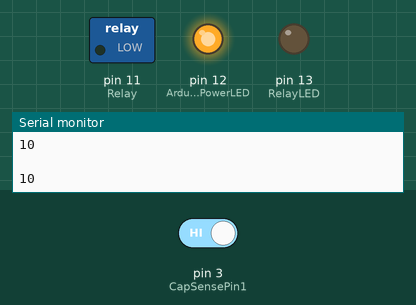
Bench run of a sketch on a simulated Arduino Uno, built with avr-gcc and run on an emulated ATmega328P. On the bench: switched loads named in the sketch (green lamp = pin HIGH), output pins drawn as LEDs (lit = HIGH), the last lines printed to the serial monitor. The test bench sets the inputs (shaded band); at power-on: pin 3 (CapSensePin1) HIGH.

Above: at 1.2 s.
1.3 s: pin 3 (CapSensePin1) driven LOW
At 1.7 s:
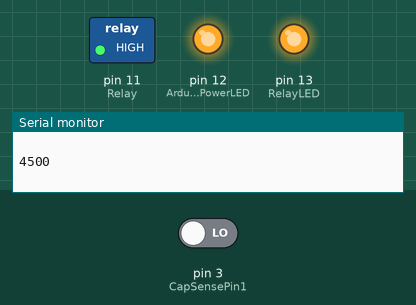
Timing chart, 0 to 4.3 s (numbered marks = the images above; inputs shaded):
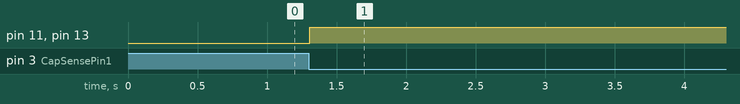

The sketch:

CapacitiveSensorSketch-Tornado_V2.ino.ino
```cpp
#include <CapacitiveSensor.h>

/*
 * CapitiveSense Library Demo Sketch
 * Paul Badger 2008
 * Uses a high value resistor e.g. 10M between send pin and receive pin
 * Resistor effects sensitivity, experiment with values, 50K - 50M. Larger resistor values yield larger sensor values.
 * Receive pin is the sensor pin - try different amounts of foil/metal on this pin
 */

int Relay = 11;                        // Relay Pin
int CapSensePin1 = 3;                  // for cs_x_y, CapSensePin1 = x, Pin that goes to sensor/button
int CapSensePin2 = 8;                  // for cs_x_y, CapSensePin2 = y

//int ResetButton = 8;                   // Front Plate Button Pin for resetting program
//int ResetPin = 0;                      // Pin to send low to reset Arduino program when ResetButton goes high

int ArduinoPowerLED = 12;               // Arduino Power Indicator
int RelayLED = 13;                      // Diagnostic LED for Relay LED. Goes high when Relay is high.

int debounce = 200;
int mininumthreshold = 500;            // Minimum threshold for readings
int TimeRelayOn = 27;                  // 1/2 the time the Relay must stay on >>  For TimeRelayOn>30 the Arduino keeps the pin powered, so Delay(TimeRelayOn) in code below is split into two segments.


// 620kM resistor between pins CapSensePin1 & CapSensePin2, CapSensePin1 is sensor pin
CapacitiveSensor   cs_CapSensePin2_CapSensePin1 = CapacitiveSensor(CapSensePin2, CapSensePin1);


void setup()
{
  cs_CapSensePin2_CapSensePin1.set_CS_AutocaL_Millis(0xFFFFFFFF);     // turn off autocalibrate on channel 1 - just as an example
  Serial.begin(9600);

  pinMode(Relay, OUTPUT);
  pinMode(RelayLED, OUTPUT);
  TimeRelayOn *= 1000;
  pinMode(ArduinoPowerLED, OUTPUT);
  digitalWrite(ArduinoPowerLED, HIGH);

}

void loop()
{
  long total1 =  cs_CapSensePin2_CapSensePin1.capacitiveSensor(30);

  Serial.println(total1);                  // print sensor output 1
  Serial.println("\t");


  if (total1 > mininumthreshold) {
    digitalWrite(RelayLED, HIGH);
    digitalWrite(Relay, HIGH);

    delay(TimeRelayOn);
    delay(TimeRelayOn);

    digitalWrite(RelayLED, LOW);
    digitalWrite(Relay, LOW);
  }
  else
   digitalWrite(RelayLED, LOW);
   digitalWrite(Relay, LOW);


}
```

Measured:
- after the input at 1.3 s, pin 11 (Relay), pin 13 (RelayLED): LOW → HIGH at once
